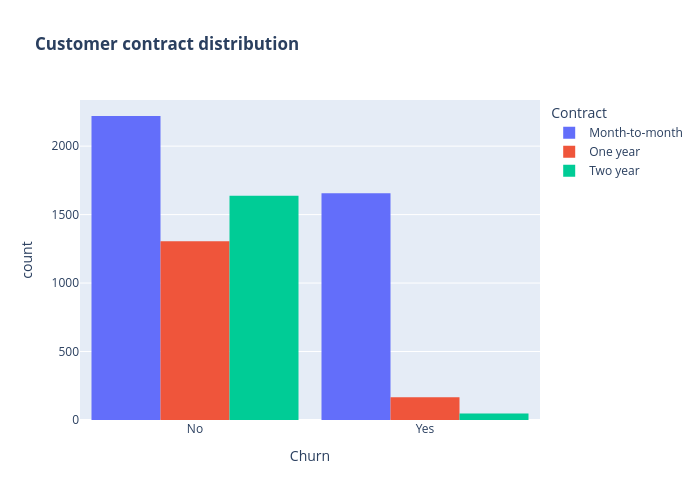

Notebook code for this chart:
### Markdown cell above
- There is negligible difference in customer percentage/ count who chnaged the service provider. Both genders behaved in similar fashion when it comes to migrating to another service provider/firm.

### Code cell
fig = px.histogram(df, x="Churn", color="Contract", barmode="group", title="<b>Customer contract distribution<b>")
fig.update_layout(width=700, height=500, bargap=0.1)
fig.show()

### Figure 1 — Plotly figure (JSON) as saved in the notebook; plotly's stock layout.template omitted (floating-point values rounded to 4 significant figures; data arrays with more than 128 entries replaced by an {"elided": "..."} marker saying what was removed)
{"data": [{"alignmentgroup": "True", "bingroup": "x", "hovertemplate": "Contract=Month-to-month<br>Churn=%{x}<br>count=%{y}<extra></extra>", "legendgroup": "Month-to-month", "marker": {"color": "#636efa", "pattern": {"shape": ""}}, "name": "Month-to-month", "offsetgroup": "Month-to-month", "orientation": "v", "showlegend": true, "type": "histogram", "x": {"elided": "3875 str values"}, "xaxis": "x", "yaxis": "y"}, {"alignmentgroup": "True", "bingroup": "x", "hovertemplate": "Contract=One year<br>Churn=%{x}<br>count=%{y}<extra></extra>", "legendgroup": "One year", "marker": {"color": "#EF553B", "pattern": {"shape": ""}}, "name": "One year", "offsetgroup": "One year", "orientation": "v", "showlegend": true, "type": "histogram", "x": {"elided": "1472 str values"}, "xaxis": "x", "yaxis": "y"}, {"alignmentgroup": "True", "bingroup": "x", "hovertemplate": "Contract=Two year<br>Churn=%{x}<br>count=%{y}<extra></extra>", "legendgroup": "Two year", "marker": {"color": "#00cc96", "pattern": {"shape": ""}}, "name": "Two year", "offsetgroup": "Two year", "orientation": "v", "showlegend": true, "type": "histogram", "x": {"elided": "1685 str values"}, "xaxis": "x", "yaxis": "y"}], "layout": {"bargap": 0.1, "barmode": "group", "height": 500, "legend": {"title": {"text": "Contract"}, "tracegroupgap": 0}, "title": {"text": "<b>Customer contract distribution<b>"}, "width": 700, "xaxis": {"anchor": "y", "domain": [0, 1], "title": {"text": "Churn"}}, "yaxis": {"anchor": "x", "domain": [0, 1], "title": {"text": "count"}}}}
